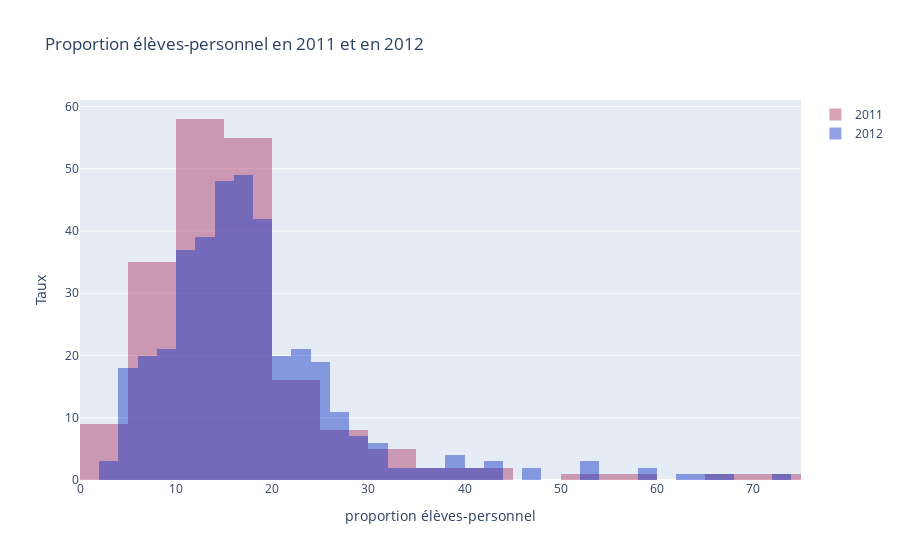

The cell this chart's notebook holds for it:
### Markdown cell above
<a id="7"></a> <br>
<font color='purple'>
## 7. Histogram

<font color='black'>
Exemple d'histogramme montrant la proportion élèves-personnel en 2011 et en 2012.

* trace1 : premier histogramme
    * x : axe des x
    * y : axe des y
    * opacity : opacité de l'histogramme
    * name : nom de la légende
    * marker : couleur de l'histogramme
* trace2 : second histogramme
* layout : mise en page
    * barmode = mode de l'histogramme : overlay (superposition). Autre option disponible : stack (pile)

### Code cell
# Préparation des données
x2011 = timesData.student_staff_ratio[timesData.year == 2011]
x2012 = timesData.student_staff_ratio[timesData.year == 2012]

trace1 = go.Histogram(
    x=x2011,
    opacity=0.75,
    name = "2011",
    marker=dict(color='rgba(171, 50, 96, 0.6)'))
trace2 = go.Histogram(
    x=x2012,
    opacity=0.75,
    name = "2012",
    marker=dict(color='rgba(12, 50, 196, 0.6)'))

data = [trace1, trace2]
layout = go.Layout(barmode='overlay',
                   title='Proportion élèves-personnel en 2011 et en 2012',
                   xaxis=dict(title='proportion élèves-personnel'),
                   yaxis=dict( title='Taux'),
)
fig = go.Figure(data=data, layout=layout)
iplot(fig)

### Figure 1 — Plotly figure (JSON) as saved in the notebook; plotly's stock layout.template omitted (floating-point values rounded to 4 significant figures; data arrays with more than 128 entries replaced by an {"elided": "..."} marker saying what was removed)
{"data": [{"marker": {"color": "rgba(171, 50, 96, 0.6)"}, "name": "2011", "opacity": 0.75, "type": "histogram", "x": {"elided": "200 float values"}}, {"marker": {"color": "rgba(12, 50, 196, 0.6)"}, "name": "2012", "opacity": 0.75, "type": "histogram", "x": {"elided": "402 float values"}}], "layout": {"barmode": "overlay", "title": {"text": "Proportion élèves-personnel en 2011 et en 2012"}, "xaxis": {"title": {"text": "proportion élèves-personnel"}}, "yaxis": {"title": {"text": "Taux"}}}}
